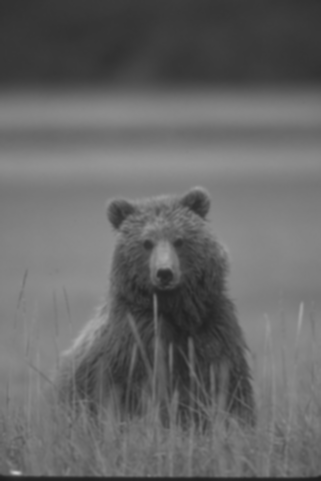
#> input picture tradition/preprocess/denoise_image/1.png, 321 x 481 px, given in place of 0.png, which was not available
$ jupyter execute laplacian.ipynb   (older library calls are emulated)
#> lines starting #> are read from the running program, lines starting #| are printed output that depends on the picture
[cell 1]
import cv2
import numpy as np
from matplotlib import pyplot as plt
import os

[cell 2]
def laplacian_sharpening(image):
    # 使用拉普拉斯算子进行图像锐化
    laplacian = cv2.Laplacian(image, cv2.CV_64F)
    sharpened_image = image - laplacian

    # 将负值设置为零，以避免图像过度增强
    sharpened_image[sharpened_image < 0] = 0

    return sharpened_image

[cell 3]
path="denoise_image"
files=os.listdir(path)
for i in range(len(files)):
    input_image_path="denoise_image/{}.png".format(i)
    ouput_path="sharpen_image_laplacian/{}.png".format(i)
    denoise_image=cv2.imread(input_image_path)
#> denoise_image is the input picture: shape (481, 321, 3); min 31, max 195, mean 102
    sharpened_image=laplacian_sharpening(denoise_image)
#> in laplacian_sharpening, `laplacian = cv2.Laplacian(image, cv2.CV_64F)`:
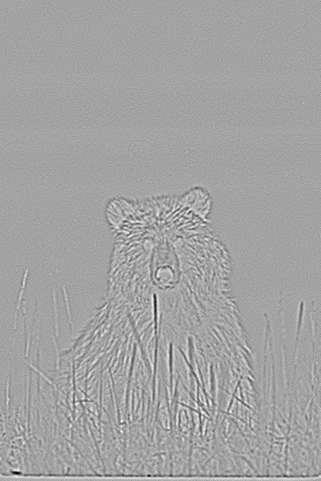
#> laplacian: shape (481, 321, 3) float64; min -39, max 22, mean 0; drawn with min black and max white
    cv2.imwrite(ouput_path,sharpened_image)
#> pass 3 of the loop `for i in range(len(files)):`:
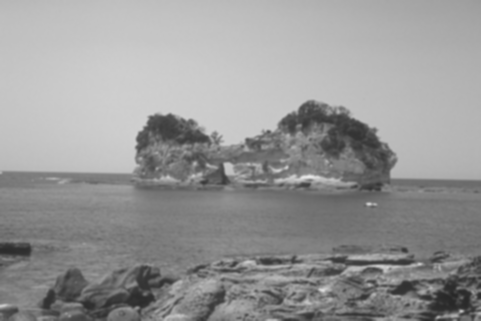
#> input picture tradition/preprocess/denoise_image/112.png, 481 x 321 px, given in place of 2.png, which was not available
#> denoise_image is the input picture: shape (321, 481, 3); min 39, max 232, mean 150.6
#> in laplacian_sharpening (call 3), `laplacian = cv2.Laplacian(image, cv2.CV_64F)`:
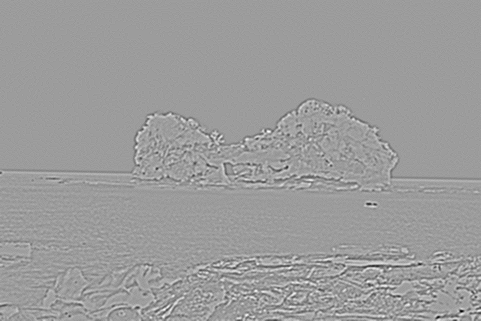
#> laplacian: shape (321, 481, 3) float64; min -87, max 55, mean 0; drawn with min black and max white
#> in laplacian_sharpening (call 3), `sharpened_image = image - laplacian`:
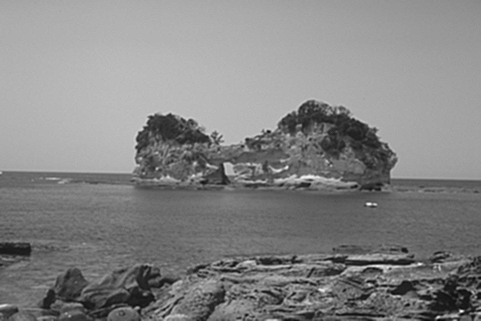
#> sharpened_image: shape (321, 481, 3) float64; min 15, max 275, mean 150.6; drawn with min black and max white
#> the loop made 4 passes; the first 3 are shown
